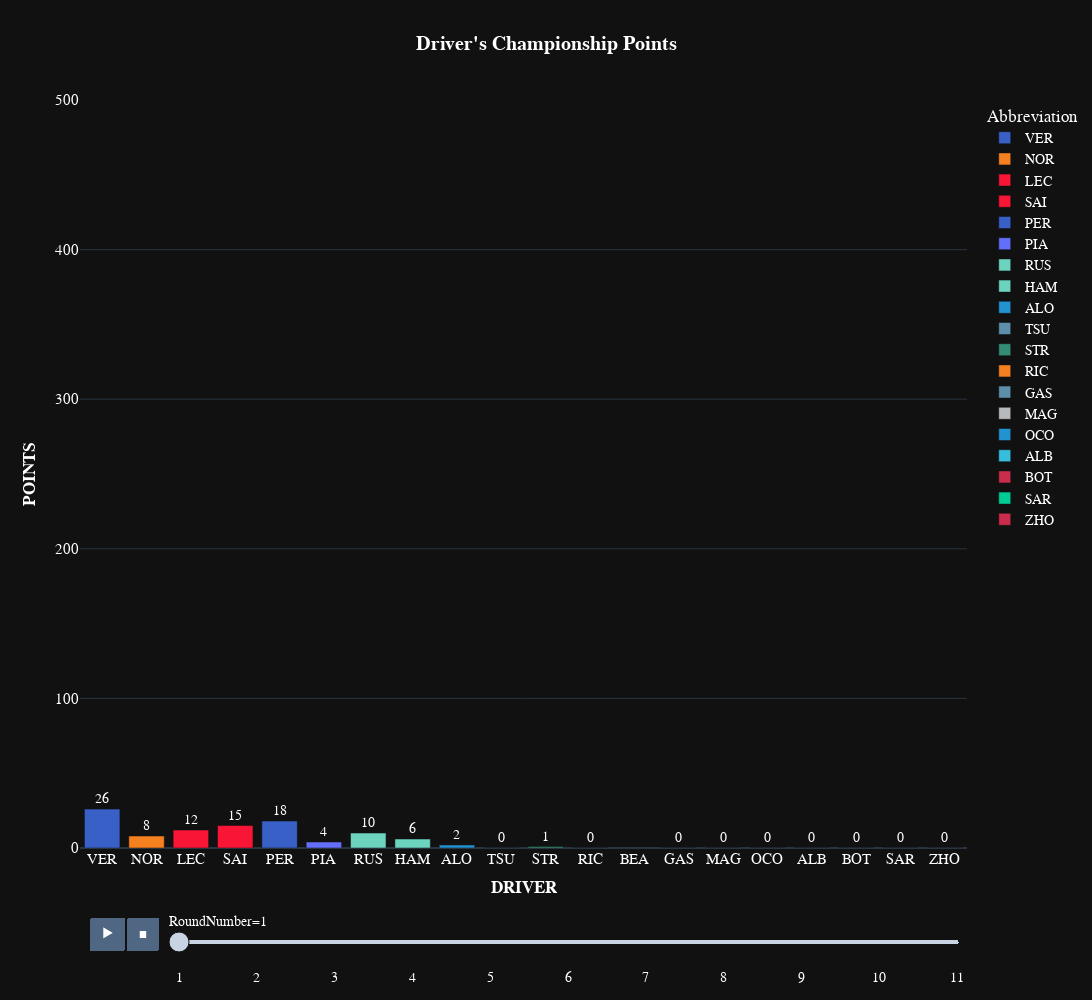

Here is the notebook cell this chart was saved with:
### Code cell
fig=px.bar(
    points_table,
    y="cumsum",
    x='Abbreviation',
    color='Abbreviation',
    text='cumsum',
    title="<b>Driver's Championship Points</b>",
    height=1000, width=1200,
    animation_frame="RoundNumber",
    animation_group="Abbreviation",
    # range_x=[0,500],
    range_y=[0,500],
    template="plotly_dark",
    # size='cumsum',
    # text='cumsum',

           color_discrete_map={
                 "ALB": "#64C4FF",
                 "ALO": "#229971",
                 "BOT": "#52e252",
                 "GAS": "#0093cc",
                 "HAM": "#27F4D2",
                 "HUL": "#B6BABD",
                 "LEC": "#E80020",
                 "MAG": "#B6BABD",
                 "NOR": "#FF8000",
                 "OCO": "#0093cc",
                 "PER": "#3671C6",
                 "PIA": "#FF8000",
                 "RIC": "#6692FF",
                 "RUS": "#27F4D2",
                 "SAI": "#E80020",
                 "SAR": "#37BEDD",
                 "STR": "#229971",
                 "TSU": "#6692FF",
                 "VER": "#3671C6",
                 "ZHO": "#52e252"
          }
)
fig.update_traces(textposition='outside')

fig.update_layout(
    title_x=0.5,
    hoverlabel=dict(
        bgcolor="white",
        font_size=16,
        font_family="PT Sans Narrow"
    ),
    xaxis_title="<b>DRIVER</b>",
    yaxis_title="<b>POINTS</b>",
    yaxis = dict(tickfont = dict(size=15)),
    xaxis = dict(tickfont = dict(size=15)),
    font=dict(
        family="PT Sans Narrow",
        size=14,
        color="White"
    ),
    title_font_family="PT Sans Narrow"
#  "Arial", "Balto", "Courier New", "Droid Sans", "Droid Serif", "Droid Sans Mono", "Gravitas One", "Old Standard TT", "Open Sans", "Overpass", "PT Sans Narrow", "Raleway", "Times New Roman"
)

fig.show()

### Figure 1 — Plotly figure (JSON) as saved in the notebook; plotly's stock layout.template omitted (floating-point values rounded to 4 significant figures)
{"data": [{"alignmentgroup": "True", "hovertemplate": "Abbreviation=%{x}<br>RoundNumber=1<br>cumsum=%{text}<extra></extra>", "ids": ["VER"], "legendgroup": "VER", "marker": {"color": "#3860C6", "pattern": {"shape": ""}}, "name": "VER", "offsetgroup": "VER", "orientation": "v", "showlegend": true, "text": [26], "textposition": "outside", "type": "bar", "x": ["VER"], "xaxis": "x", "y": [26], "yaxis": "y"}, {"alignmentgroup": "True", "hovertemplate": "Abbreviation=%{x}<br>RoundNumber=1<br>cumsum=%{text}<extra></extra>", "ids": ["NOR"], "legendgroup": "NOR", "marker": {"color": "#F58020", "pattern": {"shape": ""}}, "name": "NOR", "offsetgroup": "NOR", "orientation": "v", "showlegend": true, "text": [8], "textposition": "outside", "type": "bar", "x": ["NOR"], "xaxis": "x", "y": [8], "yaxis": "y"}, {"alignmentgroup": "True", "hovertemplate": "Abbreviation=%{x}<br>RoundNumber=1<br>cumsum=%{text}<extra></extra>", "ids": ["LEC"], "legendgroup": "LEC", "marker": {"color": "#F91536", "pattern": {"shape": ""}}, "name": "LEC", "offsetgroup": "LEC", "orientation": "v", "showlegend": true, "text": [12], "textposition": "outside", "type": "bar", "x": ["LEC"], "xaxis": "x", "y": [12], "yaxis": "y"}, {"alignmentgroup": "True", "hovertemplate": "Abbreviation=%{x}<br>RoundNumber=1<br>cumsum=%{text}<extra></extra>", "ids": ["SAI"], "legendgroup": "SAI", "marker": {"color": "#F91536", "pattern": {"shape": ""}}, "name": "SAI", "offsetgroup": "SAI", "orientation": "v", "showlegend": true, "text": [15], "textposition": "outside", "type": "bar", "x": ["SAI"], "xaxis": "x", "y": [15], "yaxis": "y"}, {"alignmentgroup": "True", "hovertemplate": "Abbreviation=%{x}<br>RoundNumber=1<br>cumsum=%{text}<extra></extra>", "ids": ["PER"], "legendgroup": "PER", "marker": {"color": "#3860C6", "pattern": {"shape": ""}}, "name": "PER", "offsetgroup": "PER", "orientation": "v", "showlegend": true, "text": [18], "textposition": "outside", "type": "bar", "x": ["PER"], "xaxis": "x", "y": [18], "yaxis": "y"}, {"alignmentgroup": "True", "hovertemplate": "Abbreviation=%{x}<br>RoundNumber=1<br>cumsum=%{text}<extra></extra>", "ids": ["PIA"], "legendgroup": "PIA", "marker": {"color": "#636efa", "pattern": {"shape": ""}}, "name": "PIA", "offsetgroup": "PIA", "orientation": "v", "showlegend": true, "text": [4], "textposition": "outside", "type": "bar", "x": ["PIA"], "xaxis": "x", "y": [4], "yaxis": "y"}, {"alignmentgroup": "True", "hovertemplate": "Abbreviation=%{x}<br>RoundNumber=1<br>cumsum=%{text}<extra></extra>", "ids": ["RUS"], "legendgroup": "RUS", "marker": {"color": "#6CD3BF", "pattern": {"shape": ""}}, "name": "RUS", "offsetgroup": "RUS", "orientation": "v", "showlegend": true, "text": [10], "textposition": "outside", "type": "bar", "x": ["RUS"], "xaxis": "x", "y": [10], "yaxis": "y"}, {"alignmentgroup": "True", "hovertemplate": "Abbreviation=%{x}<br>RoundNumber=1<br>cumsum=%{text}<extra></extra>", "ids": ["HAM"], "legendgroup": "HAM", "marker": {"color": "#6CD3BF", "pattern": {"shape": ""}}, "name": "HAM", "offsetgroup": "HAM", "orientation": "v", "showlegend": true, "text": [6], "textposition": "outside", "type": "bar", "x": ["HAM"], "xaxis": "x", "y": [6], "yaxis": "y"}, {"alignmentgroup": "True", "hovertemplate": "Abbreviation=%{x}<br>RoundNumber=1<br>cumsum=%{text}<extra></extra>", "ids": ["ALO"], "legendgroup": "ALO", "marker": {"color": "#2293D1", "pattern": {"shape": ""}}, "name": "ALO", "offsetgroup": "ALO", "orientation": "v", "showlegend": true, "text": [2], "textposition": "outside", "type": "bar", "x": ["ALO"], "xaxis": "x", "y": [2], "yaxis": "y"}, {"alignmentgroup": "True", "hovertemplate": "Abbreviation=%{x}<br>RoundNumber=1<br>cumsum=%{text}<extra></extra>", "ids": ["TSU"], "legendgroup": "TSU", "marker": {"color": "#5E8FAA", "pattern": {"shape": ""}}, "name": "TSU", "offsetgroup": "TSU", "orientation": "v", "showlegend": true, "text": [0], "textposition": "outside", "type": "bar", "x": ["TSU"], "xaxis": "x", "y": [0], "yaxis": "y"}, {"alignmentgroup": "True", "hovertemplate": "Abbreviation=%{x}<br>RoundNumber=1<br>cumsum=%{text}<extra></extra>", "ids": ["STR"], "legendgroup": "STR", "marker": {"color": "#358C75", "pattern": {"shape": ""}}, "name": "STR", "offsetgroup": "STR", "orientation": "v", "showlegend": true, "text": [1], "textposition": "outside", "type": "bar", "x": ["STR"], "xaxis": "x", "y": [1], "yaxis": "y"}, {"alignmentgroup": "True", "hovertemplate": "Abbreviation=%{x}<br>RoundNumber=1<br>cumsum=%{text}<extra></extra>", "ids": ["RIC"], "legendgroup": "RIC", "marker": {"color": "#F58020", "pattern": {"shape": ""}}, "name": "RIC", "offsetgroup": "RIC", "orientation": "v", "showlegend": true, "text": [0], "textposition": "outside", "type": "bar", "x": ["RIC"], "xaxis": "x", "y": [0], "yaxis": "y"}, {"alignmentgroup": "True", "hovertemplate": "Abbreviation=%{x}<br>RoundNumber=1<br>cumsum=%{text}<extra></extra>", "ids": ["GAS"], "legendgroup": "GAS", "marker": {"color": "#5E8FAA", "pattern": {"shape": ""}}, "name": "GAS", "offsetgroup": "GAS", "orientation": "v", "showlegend": true, "text": [0], "textposition": "outside", "type": "bar", "x": ["GAS"], "xaxis": "x", "y": [0], "yaxis": "y"}, {"alignmentgroup": "True", "hovertemplate": "Abbreviation=%{x}<br>RoundNumber=1<br>cumsum=%{text}<extra></extra>", "ids": ["MAG"], "legendgroup": "MAG", "marker": {"color": "#B6BABD", "pattern": {"shape": ""}}, "name": "MAG", "offsetgroup": "MAG", "orientation": "v", "showlegend": true, "text": [0], "textposition": "outside", "type": "bar", "x": ["MAG"], "xaxis": "x", "y": [0], "yaxis": "y"}, {"alignmentgroup": "True", "hovertemplate": "Abbreviation=%{x}<br>RoundNumber=1<br>cumsum=%{text}<extra></extra>", "ids": ["OCO"], "legendgroup": "OCO", "marker": {"color": "#2293D1", "pattern": {"shape": ""}}, "name": "OCO", "offsetgroup": "OCO", "orientation": "v", "showlegend": true, "text": [0], "textposition": "outside", "type": "bar", "x": ["OCO"], "xaxis": "x", "y": [0], "yaxis": "y"}, {"alignmentgroup": "True", "hovertemplate": "Abbreviation=%{x}<br>RoundNumber=1<br>cumsum=%{text}<extra></extra>", "ids": ["ALB"], "legendgroup": "ALB", "marker": {"color": "#37BEDD", "pattern": {"shape": ""}}, "name": "ALB", "offsetgroup": "ALB", "orientation": "v", "showlegend": true, "text": [0], "textposition": "outside", "type": "bar", "x": ["ALB"], "xaxis": "x", "y": [0], "yaxis": "y"}, {"alignmentgroup": "True", "hovertemplate": "Abbreviation=%{x}<br>RoundNumber=1<br>cumsum=%{text}<extra></extra>", "ids": ["BOT"], "legendgroup": "BOT", "marker": {"color": "#C92D4B", "pattern": {"shape": ""}}, "name": "BOT", "offsetgroup": "BOT", "orientation": "v", "showlegend": true, "text": [0], "textposition": "outside", "type": "bar", "x": ["BOT"], "xaxis": "x", "y": [0], "yaxis": "y"}, {"alignmentgroup": "True", "hovertemplate": "Abbreviation=%{x}<br>RoundNumber=1<br>cumsum=%{text}<extra></extra>", "ids": ["SAR"], "legendgroup": "SAR", "marker": {"color": "#00cc96", "pattern": {"shape": ""}}, "name": "SAR", "offsetgroup": "SAR", "orientation": "v", "showlegend": true, "text": [0], "textposition": "outside", "type": "bar", "x": ["SAR"], "xaxis": "x", "y": [0], "yaxis": "y"}, {"alignmentgroup": "True", "hovertemplate": "Abbreviation=%{x}<br>RoundNumber=1<br>cumsum=%{text}<extra></extra>", "ids": ["ZHO"], "legendgroup": "ZHO", "marker": {"color": "#C92D4B", "pattern": {"shape": ""}}, "name": "ZHO", "offsetgroup": "ZHO", "orientation": "v", "showlegend": true, "text": [0], "textposition": "outside", "type": "bar", "x": ["ZHO"], "xaxis": "x", "y": [0], "yaxis": "y"}], "layout": {"barmode": "relative", "font": {"color": "White", "family": "PT Sans Narrow", "size": 14}, "height": 1000, "legend": {"title": {"text": "Abbreviation"}, "tracegroupgap": 0}, "sliders": [{"active": 0, "currentvalue": {"prefix": "RoundNumber="}, "len": 0.9, "pad": {"b": 10, "t": 60}, "steps": [{"args": [["1"], {"frame": {"duration": 0, "redraw": true}, "fromcurrent": true, "mode": "immediate", "transition": {"duration": 0, "easing": "linear"}}], "label": "1", "method": "animate"}, {"args": [["2"], {"frame": {"duration": 0, "redraw": true}, "fromcurrent": true, "mode": "immediate", "transition": {"duration": 0, "easing": "linear"}}], "label": "2", "method": "animate"}, {"args": [["3"], {"frame": {"duration": 0, "redraw": true}, "fromcurrent": true, "mode": "immediate", "transition": {"duration": 0, "easing": "linear"}}], "label": "3", "method": "animate"}, {"args": [["4"], {"frame": {"duration": 0, "redraw": true}, "fromcurrent": true, "mode": "immediate", "transition": {"duration": 0, "easing": "linear"}}], "label": "4", "method": "animate"}, {"args": [["5"], {"frame": {"duration": 0, "redraw": true}, "fromcurrent": true, "mode": "immediate", "transition": {"duration": 0, "easing": "linear"}}], "label": "5", "method": "animate"}, {"args": [["6"], {"frame": {"duration": 0, "redraw": true}, "fromcurrent": true, "mode": "immediate", "transition": {"duration": 0, "easing": "linear"}}], "label": "6", "method": "animate"}, {"args": [["7"], {"frame": {"duration": 0, "redraw": true}, "fromcurrent": true, "mode": "immediate", "transition": {"duration": 0, "easing": "linear"}}], "label": "7", "method": "animate"}, {"args": [["8"], {"frame": {"duration": 0, "redraw": true}, "fromcurrent": true, "mode": "immediate", "transition": {"duration": 0, "easing": "linear"}}], "label": "8", "method": "animate"}, {"args": [["9"], {"frame": {"duration": 0, "redraw": true}, "fromcurrent": true, "mode": "immediate", "transition": {"duration": 0, "easing": "linear"}}], "label": "9", "method": "animate"}, {"args": [["10"], {"frame": {"duration": 0, "redraw": true}, "fromcurrent": true, "mode": "immediate", "transition": {"duration": 0, "easing": "linear"}}], "label": "10", "method": "animate"}, {"args": [["11"], {"frame": {"duration": 0, "redraw": true}, "fromcurrent": true, "mode": "immediate", "transition": {"duration": 0, "easing": "linear"}}], "label": "11", "method": "animate"}], "x": 0.1, "xanchor": "left", "y": 0, "yanchor": "top"}], "title": {"font": {"family": "PT Sans Narrow"}, "text": "<b>Driver's Championship Points</b>", "x": 0.5}, "updatemenus": [{"buttons": [{"args": [null, {"frame": {"duration": 500, "redraw": true}, "fromcurrent": true, "mode": "immediate", "transition": {"duration": 500, "easing": "linear"}}], "label": "&#9654;", "method": "animate"}, {"args": [[null], {"frame": {"duration": 0, "redraw": true}, "fromcurrent": true, "mode": "immediate", "transition": {"duration": 0, "easing": "linear"}}], "label": "&#9724;", "method": "animate"}], "direction": "left", "pad": {"r": 10, "t": 70}, "showactive": false, "type": "buttons", "x": 0.1, "xanchor": "right", "y": 0, "yanchor": "top"}], "width": 1200, "xaxis": {"anchor": "y", "categoryarray": ["VER", "NOR", "LEC", "SAI", "PER", "PIA", "RUS", "HAM", "ALO", "TSU", "STR", "RIC", "BEA", "GAS", "MAG", "OCO", "ALB", "BOT", "SAR", "ZHO"], "categoryorder": "array", "domain": [0, 1], "tickfont": {"size": 15}, "title": {"text": "<b>DRIVER</b>"}}, "yaxis": {"anchor": "x", "domain": [0, 1], "range": [0, 500], "tickfont": {"size": 15}, "title": {"text": "<b>POINTS</b>"}}}}
